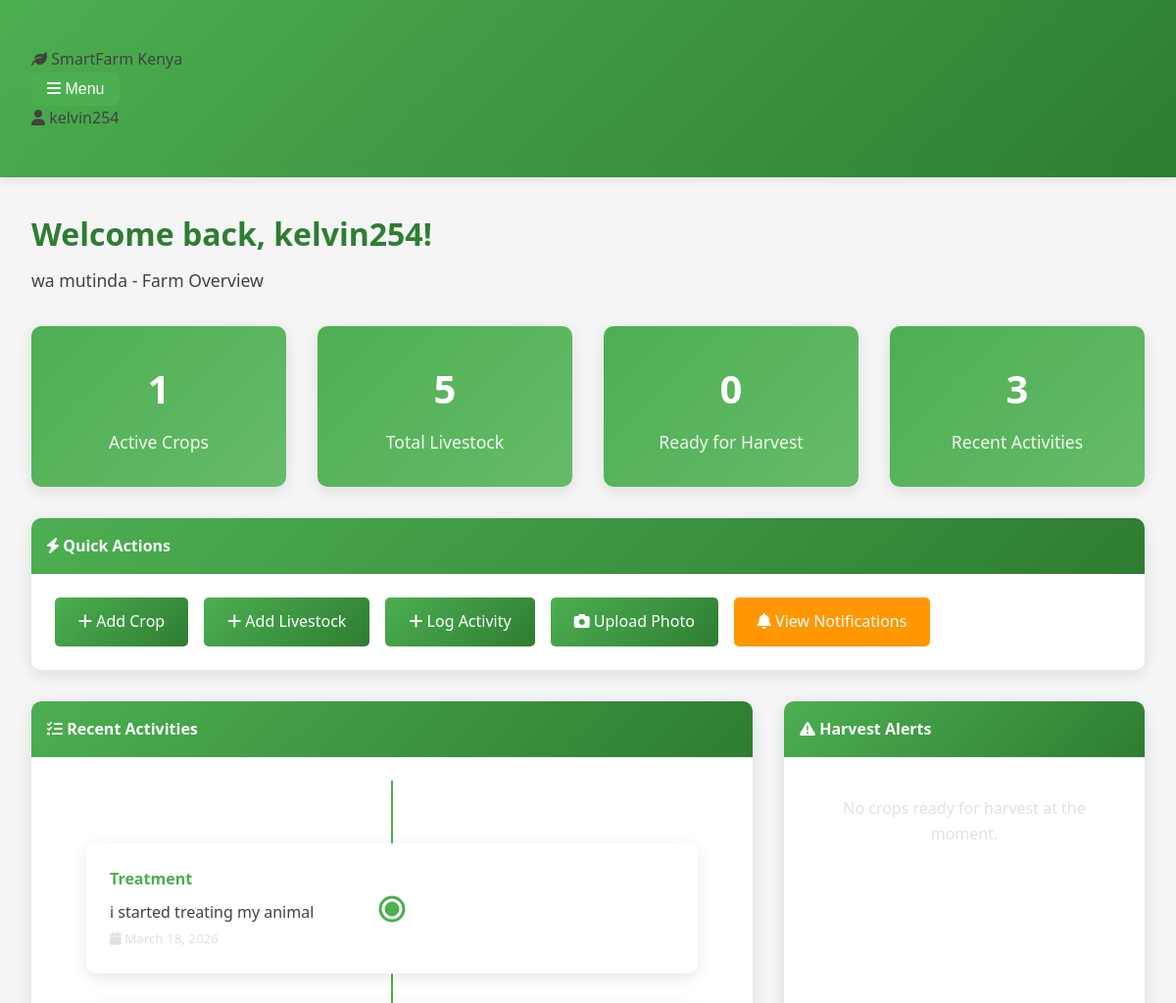
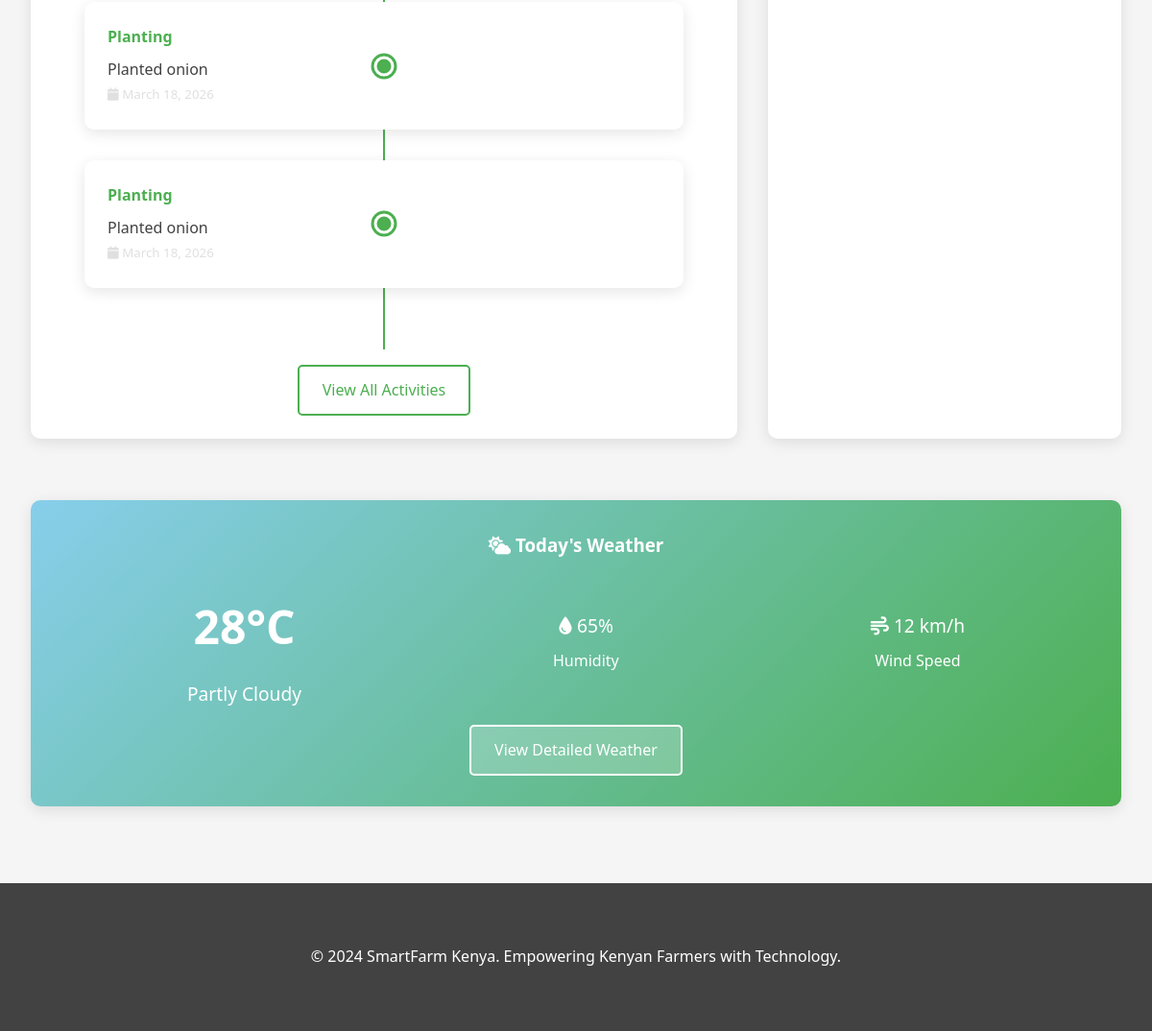
The page /dashboard (signed in) on the database its author committed (2 pictures, top to bottom).
### app.py (models this page shows, shortened)
class User(UserMixin, db.Model):
    id = db.Column(db.Integer, primary_key=True)
    username = db.Column(db.String(80), unique=True, nullable=False)
    email = db.Column(db.String(120), unique=True, nullable=False)
    password_hash = db.Column(db.String(128), nullable=False)
    farm_name = db.Column(db.String(100), nullable=False)
    created_at = db.Column(db.DateTime, default=datetime.utcnow)
    crops = db.relationship('Crop', backref='farmer', lazy=True, cascade='all, delete-orphan')
    livestock = db.relationship('Livestock', backref='farmer', lazy=True, cascade='all, delete-orphan')
    activities = db.relationship('Activity', backref='farmer', lazy=True, cascade='all, delete-orphan')
    images = db.relationship('FarmImage', backref='farmer', lazy=True, cascade='all, delete-orphan')

class Activity(db.Model):
    id = db.Column(db.Integer, primary_key=True)
    type = db.Column(db.String(50), nullable=False)  # planting, watering, fertilizing, harvesting
    description = db.Column(db.Text, nullable=False)
    date = db.Column(db.Date, nullable=False, default=datetime.utcnow().date())
    crop_id = db.Column(db.Integer, db.ForeignKey('crop.id'), nullable=True)
    livestock_id = db.Column(db.Integer, db.ForeignKey('livestock.id'), nullable=True)
    user_id = db.Column(db.Integer, db.ForeignKey('user.id'), nullable=False)
    created_at = db.Column(db.DateTime, default=datetime.utcnow)

### app.py (the view)
@app.route('/dashboard')
@login_required
def dashboard():
    total_crops = Crop.query.filter_by(user_id=current_user.id).count()
    total_livestock = db.session.query(db.func.sum(Livestock.number)).filter_by(user_id=current_user.id).scalar() or 0
    recent_activities = Activity.query.filter_by(user_id=current_user.id).order_by(Activity.created_at.desc()).limit(5).all()
    ready_crops = Crop.query.filter(
        Crop.user_id == current_user.id,
        Crop.expected_harvest_date <= datetime.utcnow().date(),
        Crop.status == 'growing'
    ).all()
    recent_images = FarmImage.query.filter_by(user_id=current_user.id).order_by(FarmImage.created_at.desc()).limit(3).all()
    return render_template('dashboard.html',
                         total_crops=total_crops,
                         total_livestock=total_livestock,
                         recent_activities=recent_activities,
                         ready_crops=ready_crops,
                         recent_images=recent_images,
                         now=datetime.now)

### app.py (called while the page is built)
@login_manager.user_loader
def load_user(user_id):
    return User.query.get(int(user_id))

### templates/dashboard.html (shortened to what this page needs)
{% extends "base.html" %}
{% block content %}
<div class="container">
    <div class="welcome-section" style="margin-bottom: 2rem;">
        <h1 style="color: var(--dark-green); margin-bottom: 0.5rem;">
            Welcome back, {{ current_user.username }}!
        </h1>
        <p style="color: var(--dark-gray); font-size: 1.1rem;">
            {{ current_user.farm_name }} - Farm Overview
        </p>
    </div>
    <div class="stats-grid">
        <div class="stat-card">
            <div class="stat-number">{{ total_crops }}</div>
            <div class="stat-label">Active Crops</div>
        </div>
        <div class="stat-card">
            <div class="stat-number">{{ total_livestock }}</div>
            <div class="stat-label">Total Livestock</div>
        </div>
        <div class="stat-card">
            <div class="stat-number">{{ ready_crops|length }}</div>
            <div class="stat-label">Ready for Harvest</div>
        </div>
        <div class="stat-card">
            <div class="stat-number">{{ recent_activities|length }}</div>
            <div class="stat-label">Recent Activities</div>
        </div>
    </div>
    <div class="card">
        <div class="card-header">
            <i class="fas fa-bolt"></i> Quick Actions
        </div>
        <div class="card-body">
            <div style="display: flex; gap: 1rem; flex-wrap: wrap;">
                <a href="{{ url_for('add_crop') }}" class="btn btn-primary">
                    <i class="fas fa-plus"></i> Add Crop
                </a>
                <a href="{{ url_for('add_livestock') }}" class="btn btn-primary">
                    <i class="fas fa-plus"></i> Add Livestock
                </a>
                <a href="{{ url_for('add_activity') }}" class="btn btn-primary">
                    <i class="fas fa-plus"></i> Log Activity
                </a>
                <a href="{{ url_for('upload_image') }}" class="btn btn-primary">
                    <i class="fas fa-camera"></i> Upload Photo
                </a>
                <a href="{{ url_for('notifications') }}" class="btn btn-warning">
                    <i class="fas fa-bell"></i> View Notifications
                </a>
            </div>
        </div>
    </div>
    <div style="display: grid; grid-template-columns: 2fr 1fr; gap: 2rem; margin-top: 2rem;">
        <div class="card">
            <div class="card-header">
                <i class="fas fa-tasks"></i> Recent Activities
            </div>
            <div class="card-body">
                {% if recent_activities %}
                    <div class="timeline">
                        {% for activity in recent_activities %}
                        <div class="timeline-item">
                            <div class="timeline-content">
                                <h4 style="color: var(--primary-green); margin-bottom: 0.5rem;">
                                    {{ activity.type.title() }}
                                </h4>
                                <p>{{ activity.description }}</p>
                                <small style="color: var(--medium-gray);">
                                    <i class="fas fa-calendar"></i> {{ activity.date.strftime('%B %d, %Y') }}
                                </small>
                            </div>
                        </div>
                        {% endfor %}
                    </div>
                    <div style="text-align: center; margin-top: 1rem;">
                        <a href="{{ url_for('activities') }}" class="btn btn-outline-primary">
                            View All Activities
                        </a>
                    </div>
                {% else %}
                    <p style="text-align: center; color: var(--medium-gray); padding: 2rem;">
                        No activities logged yet.
                        <a href="{{ url_for('add_activity') }}" style="color: var(--primary-green);">Start logging your farm activities!</a>
                    </p>
                {% endif %}
            </div>
        </div>
        <div class="card">
            <div class="card-header">
                <i class="fas fa-exclamation-triangle"></i> Harvest Alerts
            </div>
            <div class="card-body">
                {% if ready_crops %}
                    {% for crop in ready_crops %}
                    <div class="alert alert-warning" style="margin-bottom: 1rem;">
                        <h5 style="margin-bottom: 0.5rem;">{{ crop.name }}</h5>
                        <p style="margin-bottom: 0.5rem;">Ready for harvest!</p>
                        <small>
                            Planted: {{ crop.planting_date.strftime('%B %d, %Y') }}<br>
                            Expected: {{ crop.expected_harvest_date.strftime('%B %d, %Y') }}
                        </small>
                    </div>
                    {% endfor %}
                {% else %}
                    <p style="text-align: center; color: var(--medium-gray); padding: 1rem;">
                        No crops ready for harvest at the moment.
                    </p>
                {% endif %}
            </div>
        </div>
    </div>
    <div class="weather-widget" style="margin-top: 2rem;">
        <h3 style="margin-bottom: 1rem;">
            <i class="fas fa-cloud-sun"></i> Today's Weather
        </h3>
        <div style="display: flex; justify-content: space-around; align-items: center; flex-wrap: wrap;">
            <div>
                <div class="weather-temp">28°C</div>
                <div class="weather-desc">Partly Cloudy</div>
            </div>
            <div style="text-align: center;">
                <div style="font-size: 1.2rem; margin-bottom: 0.5rem;">
                    <i class="fas fa-tint"></i> 65%
                </div>
                <div>Humidity</div>
            </div>
            <div style="text-align: center;">
                <div style="font-size: 1.2rem; margin-bottom: 0.5rem;">
                    <i class="fas fa-wind"></i> 12 km/h
                </div>
                <div>Wind Speed</div>
            </div>
        </div>
        <div style="text-align: center; margin-top: 1rem;">
            <a href="{{ url_for('weather') }}" class="btn btn-primary" style="background: rgba(255,255,255,0.2); border: 2px solid white;">
                View Detailed Weather
            </a>
        </div>
    </div>
</div>
{% endblock %}

### templates/base.html (shortened to what this page needs)
<!DOCTYPE html>
<html lang="en">
<head>
    <link rel="stylesheet" href="{{ url_for('static', filename='css/style.css') }}">
    <link rel="stylesheet" href="https://cdnjs.cloudflare.com/ajax/libs/font-awesome/6.0.0/css/all.min.css">
</head>
<body>
    <nav class="navbar">
        <div class="container">
            <div class="d-flex justify-content-between align-items-center">
                <div class="d-flex align-items-center">
                    <div class="logo">
                        <i class="fas fa-leaf"></i> SmartFarm Kenya
                    </div>
                    {% if current_user.is_authenticated %}
                    <div class="nav-dropdown ms-4">
                        <button class="nav-dropdown-btn" onclick="toggleDropdown()">
                            <i class="fas fa-bars"></i> Menu
                        </button>
                    </div>
                    {% endif %}
                </div>
                <div class="user-info">
                    {% if current_user.is_authenticated %}
                        <span class="user-name">
                            <i class="fas fa-user"></i> {{ current_user.username }}
                        </span>
                    {% endif %}
                </div>
            </div>
        </div>
    </nav>
    <main>
        {% block content %}{% endblock %}
    </main>
    <footer>
        <div class="container">
            <p>&copy; 2024 SmartFarm Kenya. Empowering Kenyan Farmers with Technology.</p>
        </div>
    </footer>
</body>
</html>

### static/css/style.css (style rules this page uses)
:root { --primary-green: #4CAF50; --dark-green: #2E7D32; --light-green: #81C784; --accent-green: #66BB6A; --white: #FFFFFF; --light-gray: #F5F5F5; --medium-gray: #E0E0E0; --dark-gray: #424242; --success: #4CAF50; --warning: #FF9800; --danger: #F44336; --info: #2196F3; }
* { margin: 0; padding: 0; box-sizing: border-box; }
body { font-family: 'Segoe UI', Tahoma, Geneva, Verdana, sans-serif; background-color: var(--light-gray); color: var(--dark-gray); line-height: 1.6; }
.nav-dropdown { position: relative; display: inline-block; }
.nav-dropdown-btn { background: linear-gradient(135deg, var(--primary-green), var(--success)); color: white; border: none; padding: 0.5rem 1rem; border-radius: 8px; cursor: pointer; font-size: 1rem; transition: all 0.3s ease; }
.navbar { background: linear-gradient(135deg, var(--primary-green), var(--dark-green)); padding: 1rem 0; box-shadow: 0 2px 10px rgba(0,0,0,0.1); }
.container { max-width: 1200px; margin: 0 auto; padding: 2rem; }
.card { background: var(--white); border-radius: 10px; box-shadow: 0 4px 15px rgba(0,0,0,0.1); margin-bottom: 2rem; overflow: hidden; transition: transform 0.3s, box-shadow 0.3s; }
.card-header { background: linear-gradient(135deg, var(--primary-green), var(--dark-green)); color: var(--white); padding: 1rem; font-weight: bold; }
.card-body { padding: 1.5rem; }
.btn { padding: 0.75rem 1.5rem; border: none; border-radius: 5px; cursor: pointer; text-decoration: none; display: inline-block; transition: all 0.3s; font-weight: 500; }
.btn-primary { background: linear-gradient(135deg, var(--primary-green), var(--dark-green)); color: var(--white); }
.btn-warning { background: var(--warning); color: var(--white); }
.btn-outline-primary { border: 2px solid var(--primary-green); color: var(--primary-green); background: transparent; }
.stats-grid { display: grid; grid-template-columns: repeat(auto-fit, minmax(250px, 1fr)); gap: 2rem; margin-bottom: 2rem; }
.stat-card { background: linear-gradient(135deg, var(--primary-green), var(--accent-green)); color: var(--white); padding: 2rem; border-radius: 10px; text-align: center; box-shadow: 0 4px 15px rgba(0,0,0,0.1); transition: transform 0.3s; }
.stat-number { font-size: 2.5rem; font-weight: bold; margin-bottom: 0.5rem; }
.stat-label { font-size: 1.1rem; opacity: 0.9; }
.weather-widget { background: linear-gradient(135deg, #87CEEB, #4CAF50); color: var(--white); padding: 2rem; border-radius: 10px; text-align: center; box-shadow: 0 4px 15px rgba(0,0,0,0.1); }
.weather-temp { font-size: 3rem; font-weight: bold; margin: 1rem 0; }
.weather-desc { font-size: 1.2rem; text-transform: capitalize; }
.timeline { position: relative; padding: 2rem 0; }
.timeline::before { content: ''; position: absolute; left: 50%; top: 0; bottom: 0; width: 2px; background: var(--primary-green); transform: translateX(-50%); }
.timeline-item { position: relative; margin: 2rem 0; padding: 0 2rem; }
.timeline-item::before { content: ''; position: absolute; left: 50%; top: 50%; width: 15px; height: 15px; background: var(--primary-green); border-radius: 50%; transform: translate(-50%, -50%); border: 3px solid var(--white); box-shadow: 0 0 0 3px var(--primary-green); }
.timeline-content { background: var(--white); padding: 1.5rem; border-radius: 10px; box-shadow: 0 4px 15px rgba(0,0,0,0.1); }
footer { background: var(--dark-gray); color: var(--white); text-align: center; padding: 2rem 0; margin-top: 3rem; }

### rows shown on the page
User: username "kelvin254", farm_name "wa mutinda"
Activity: type "Treatment", description "i started treating my animal", date "March 18, 2026"
Activity: type "Planting", description "Planted onion", date "March 18, 2026"
Activity: type "Planting", description "Planted onion", date "March 18, 2026"

### other values the page prints
{{ total_crops }} "1"
{{ total_livestock }} "5"
{{ ready_crops|length }} "0"
{{ recent_activities|length }} "3"
